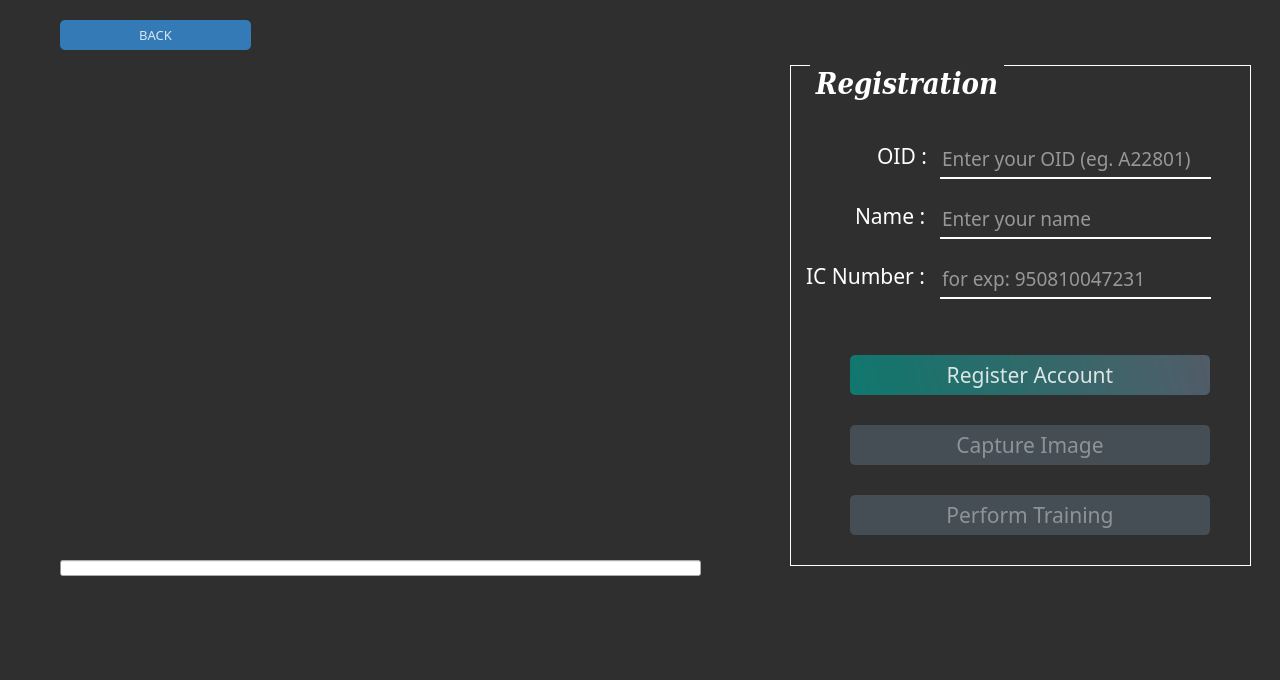
<?xml version="1.0" encoding="UTF-8"?>
<ui version="4.0">
 <class>mainDialog</class>
 <widget class="QDialog" name="mainDialog">
  <property name="geometry">
   <rect>
    <x>0</x>
    <y>0</y>
    <width>1280</width>
    <height>680</height>
   </rect>
  </property>
  <property name="minimumSize">
   <size>
    <width>1280</width>
    <height>680</height>
   </size>
  </property>
  <property name="maximumSize">
   <size>
    <width>1280</width>
    <height>680</height>
   </size>
  </property>
  <property name="windowTitle">
   <string>Face Recognition System</string>
  </property>
  <widget class="QLabel" name="videolabel">
   <property name="geometry">
    <rect>
     <x>60</x>
     <y>80</y>
     <width>640</width>
     <height>480</height>
    </rect>
   </property>
   <property name="maximumSize">
    <size>
     <width>1980</width>
     <height>1080</height>
    </size>
   </property>
   <property name="text">
    <string/>
   </property>
   <property name="scaledContents">
    <bool>false</bool>
   </property>
  </widget>
  <widget class="QGroupBox" name="groupBox">
   <property name="geometry">
    <rect>
     <x>790</x>
     <y>65</y>
     <width>461</width>
     <height>501</height>
    </rect>
   </property>
   <property name="font">
    <font>
     <family>DejaVu Serif Condensed</family>
     <pointsize>22</pointsize>
     <weight>75</weight>
     <italic>true</italic>
     <bold>true</bold>
    </font>
   </property>
   <property name="styleSheet">
    <string notr="true">QGroupBox{
/* font: 63 16pt &quot;Segoe UI Semibold&quot;; */
color: rgb(255, 255, 255);
border-width: 1px;
border-style: solid;
border-color: rgb(255,255,255);
margin-top: 2.5ex
}

QGroupBox::title{
color: rgb(255, 255, 255);
subcontrol-origin: margin;
subcontrol-position: top left;
left: 20px;    
margin-left: 0px;
padding: 1px;
position: relative;
}
</string>
   </property>
   <property name="title">
    <string>Registration</string>
   </property>
   <widget class="QLabel" name="label_7">
    <property name="geometry">
     <rect>
      <x>65</x>
      <y>140</y>
      <width>81</width>
      <height>21</height>
     </rect>
    </property>
    <property name="maximumSize">
     <size>
      <width>155</width>
      <height>16777215</height>
     </size>
    </property>
    <property name="font">
     <font>
      <family>Segoe UI Semibold</family>
      <pointsize>16</pointsize>
      <weight>50</weight>
      <italic>false</italic>
      <bold>false</bold>
     </font>
    </property>
    <property name="styleSheet">
     <string notr="true">color: rgb(255, 255, 255);
/* font: 63 16pt &quot;Segoe UI Semibold&quot;; */</string>
    </property>
    <property name="text">
     <string>Name :</string>
    </property>
   </widget>
   <widget class="QPushButton" name="RegButton">
    <property name="geometry">
     <rect>
      <x>60</x>
      <y>290</y>
      <width>360</width>
      <height>40</height>
     </rect>
    </property>
    <property name="font">
     <font>
      <family>Segoe UI Semibold</family>
      <pointsize>16</pointsize>
      <weight>50</weight>
      <italic>false</italic>
      <bold>false</bold>
     </font>
    </property>
    <property name="cursor">
     <cursorShape>PointingHandCursor</cursorShape>
    </property>
    <property name="styleSheet">
     <string notr="true">QPushButton#RegButton{
background-color: qlineargradient(spread:pad, x1:0, y1:0.505682, x2:1, y2:0.477, stop:0 rgba(11, 131, 120, 219), stop:1 rgba(85, 98, 112, 226));
color:rgba(255, 255, 255, 210);
border-radius:5px;
/* font: 63 16pt &quot;Segoe UI Semibold&quot;; */
}

QPushButton#RegButton:hover{
background-color: qlineargradient(spread:pad, x1:0, y1:0.505682, x2:1, y2:0.477, stop:0 rgba(150, 123, 111, 219), stop:1 rgba(85, 81, 84, 226));
}

QPushButton#RegButton:pressed{
padding-left:5px;
padding-top:5px;
background-color:rgba(150, 123, 111, 255);
}

QPushButton#RegButton:disabled{
background-color: rgba(85, 98, 112, 150);
color:rgba(255, 255, 255, 100);
}</string>
    </property>
    <property name="text">
     <string>Register Account</string>
    </property>
   </widget>
   <widget class="QPushButton" name="CaptureButton">
    <property name="enabled">
     <bool>false</bool>
    </property>
    <property name="geometry">
     <rect>
      <x>60</x>
      <y>360</y>
      <width>360</width>
      <height>40</height>
     </rect>
    </property>
    <property name="font">
     <font>
      <family>Segoe UI Semibold</family>
      <pointsize>16</pointsize>
      <weight>50</weight>
      <italic>false</italic>
      <bold>false</bold>
     </font>
    </property>
    <property name="cursor">
     <cursorShape>PointingHandCursor</cursorShape>
    </property>
    <property name="styleSheet">
     <string notr="true">QPushButton#CaptureButton{
background-color: qlineargradient(spread:pad, x1:0, y1:0.505682, x2:1, y2:0.477, stop:0 rgba(11, 131, 120, 219), stop:1 rgba(85, 98, 112, 226));
color:rgba(255, 255, 255, 210);
border-radius:5px;
/* font: 63 16pt &quot;Segoe UI Semibold&quot;; */
}

QPushButton#CaptureButton:hover{
background-color: qlineargradient(spread:pad, x1:0, y1:0.505682, x2:1, y2:0.477, stop:0 rgba(150, 123, 111, 219), stop:1 rgba(85, 81, 84, 226));
}

QPushButton#CaptureButton:pressed{
padding-left:5px;
padding-top:5px;
background-color:rgba(150, 123, 111, 255);
}

QPushButton#CaptureButton:disabled{
background-color: rgba(85, 98, 112, 150);
color:rgba(255, 255, 255, 100);
}</string>
    </property>
    <property name="text">
     <string>Capture Image</string>
    </property>
   </widget>
   <widget class="QPushButton" name="TrainButton">
    <property name="enabled">
     <bool>false</bool>
    </property>
    <property name="geometry">
     <rect>
      <x>60</x>
      <y>430</y>
      <width>360</width>
      <height>40</height>
     </rect>
    </property>
    <property name="font">
     <font>
      <family>Segoe UI Semibold</family>
      <pointsize>16</pointsize>
      <weight>50</weight>
      <italic>false</italic>
      <bold>false</bold>
     </font>
    </property>
    <property name="cursor">
     <cursorShape>PointingHandCursor</cursorShape>
    </property>
    <property name="styleSheet">
     <string notr="true">QPushButton#TrainButton{
background-color: qlineargradient(spread:pad, x1:0, y1:0.505682, x2:1, y2:0.477, stop:0 rgba(11, 131, 120, 219), stop:1 rgba(85, 98, 112, 226));
color:rgba(255, 255, 255, 210);
border-radius:5px;
/* font: 63 16pt &quot;Segoe UI Semibold&quot;; */
}

QPushButton#TrainButton:hover{
background-color: qlineargradient(spread:pad, x1:0, y1:0.505682, x2:1, y2:0.477, stop:0 rgba(150, 123, 111, 219), stop:1 rgba(85, 81, 84, 226));
}

QPushButton#TrainButton:pressed{
padding-left:5px;
padding-top:5px;
background-color:rgba(150, 123, 111, 255);
}
QPushButton#TrainButton:disabled{
background-color: rgba(85, 98, 112, 150);
color:rgba(255, 255, 255, 100);
}</string>
    </property>
    <property name="text">
     <string>Perform Training</string>
    </property>
   </widget>
   <widget class="QLabel" name="label_6">
    <property name="geometry">
     <rect>
      <x>87</x>
      <y>80</y>
      <width>51</width>
      <height>21</height>
     </rect>
    </property>
    <property name="maximumSize">
     <size>
      <width>155</width>
      <height>16777215</height>
     </size>
    </property>
    <property name="font">
     <font>
      <family>Segoe UI Semibold</family>
      <pointsize>16</pointsize>
      <weight>50</weight>
      <italic>false</italic>
      <bold>false</bold>
     </font>
    </property>
    <property name="styleSheet">
     <string notr="true">/* font: 63 16pt &quot;Segoe UI Semibold&quot;; */
color: rgb(255, 255, 255);
</string>
    </property>
    <property name="text">
     <string>OID :</string>
    </property>
   </widget>
   <widget class="QLineEdit" name="userID">
    <property name="geometry">
     <rect>
      <x>150</x>
      <y>80</y>
      <width>271</width>
      <height>34</height>
     </rect>
    </property>
    <property name="font">
     <font>
      <family>Segoe UI Semibold</family>
      <pointsize>14</pointsize>
      <weight>50</weight>
      <italic>false</italic>
      <bold>false</bold>
     </font>
    </property>
    <property name="styleSheet">
     <string notr="true">QLineEdit{
background-color:rgba(0, 0, 0, 0);
border:none;
border-bottom:2px solid rgba(255,255,255,1);
color:rgba(255,255,255,1);
padding-bottom:5px;
/* font: 63 16pt &quot;Segoe UI Semibold&quot;; */
}

QLineEdit:focus{
border-color:#00E7F2 ;
}</string>
    </property>
    <property name="placeholderText">
     <string>Enter your OID (eg. A22801)</string>
    </property>
   </widget>
   <widget class="QLineEdit" name="userName">
    <property name="geometry">
     <rect>
      <x>150</x>
      <y>140</y>
      <width>271</width>
      <height>34</height>
     </rect>
    </property>
    <property name="font">
     <font>
      <family>Segoe UI Semibold</family>
      <pointsize>14</pointsize>
      <weight>50</weight>
      <italic>false</italic>
      <bold>false</bold>
     </font>
    </property>
    <property name="styleSheet">
     <string notr="true">QLineEdit{
background-color:rgba(0, 0, 0, 0);
border:none;
border-bottom:2px solid rgba(255,255,255,1);
color:rgba(255,255,255,1);
padding-bottom:5px;
/* font: 63 16pt &quot;Segoe UI Semibold&quot;; */
}

QLineEdit:focus{
border-color:#00E7F2 ;
}</string>
    </property>
    <property name="placeholderText">
     <string>Enter your name</string>
    </property>
   </widget>
   <widget class="QLineEdit" name="userIC">
    <property name="geometry">
     <rect>
      <x>150</x>
      <y>200</y>
      <width>271</width>
      <height>34</height>
     </rect>
    </property>
    <property name="font">
     <font>
      <family>Segoe UI Semibold</family>
      <pointsize>14</pointsize>
      <weight>50</weight>
      <italic>false</italic>
      <bold>false</bold>
     </font>
    </property>
    <property name="styleSheet">
     <string notr="true">QLineEdit{
background-color:rgba(0, 0, 0, 0);
border:none;
border-bottom:2px solid rgba(255,255,255,1);
color:rgba(255,255,255,1);
padding-bottom:5px;
/* font: 63 16pt &quot;Segoe UI Semibold&quot;; */
}

QLineEdit:focus{
border-color:#00E7F2 ;
}</string>
    </property>
    <property name="placeholderText">
     <string>for exp: 950810047231</string>
    </property>
   </widget>
   <widget class="QLabel" name="label_5">
    <property name="geometry">
     <rect>
      <x>16</x>
      <y>200</y>
      <width>131</width>
      <height>21</height>
     </rect>
    </property>
    <property name="maximumSize">
     <size>
      <width>155</width>
      <height>16777215</height>
     </size>
    </property>
    <property name="font">
     <font>
      <family>Segoe UI Semibold</family>
      <pointsize>16</pointsize>
      <weight>50</weight>
      <italic>false</italic>
      <bold>false</bold>
     </font>
    </property>
    <property name="styleSheet">
     <string notr="true">color: rgb(255, 255, 255);
/* font: 63 16pt &quot;Segoe UI Semibold&quot;; */</string>
    </property>
    <property name="text">
     <string>IC Number :</string>
    </property>
   </widget>
  </widget>
  <widget class="QLabel" name="messlabel">
   <property name="geometry">
    <rect>
     <x>60</x>
     <y>590</y>
     <width>1161</width>
     <height>71</height>
    </rect>
   </property>
   <property name="font">
    <font>
     <family>Segoe UI Semibold</family>
     <pointsize>20</pointsize>
     <weight>7</weight>
     <italic>false</italic>
     <bold>false</bold>
    </font>
   </property>
   <property name="styleSheet">
    <string notr="true">color: rgb(255, 255, 255);
font: 63 20pt &quot;Segoe UI Semibold&quot;; 
/* font: 63 16pt &quot;Segoe UI Semibold&quot;; */</string>
   </property>
   <property name="text">
    <string/>
   </property>
   <property name="alignment">
    <set>Qt::AlignCenter</set>
   </property>
  </widget>
  <widget class="QPushButton" name="BackButton">
   <property name="geometry">
    <rect>
     <x>60</x>
     <y>20</y>
     <width>191</width>
     <height>30</height>
    </rect>
   </property>
   <property name="font">
    <font>
     <family>Segoe UI Semibold</family>
     <pointsize>10</pointsize>
     <weight>50</weight>
     <italic>false</italic>
     <bold>false</bold>
    </font>
   </property>
   <property name="cursor">
    <cursorShape>PointingHandCursor</cursorShape>
   </property>
   <property name="styleSheet">
    <string notr="true">QPushButton#BackButton{
background-color: qlineargradient(spread:pad, x1:0, y1:0.505682, x2:1, y2:0.477, stop:0 rgba(51, 122, 183, 1), stop:1 rgba(51, 122, 183, 1));
color:rgba(255, 255, 255, 210);
border-radius:5px;
}

QPushButton#BackButton:hover{
background-color: qlineargradient(spread:pad, x1:0, y1:0.505682, x2:1, y2:0.477, stop:0 rgba(150, 123, 111, 219), stop:1 rgba(85, 81, 84, 226));
}

QPushButton#BackButton:pressed{
padding-left:5px;
padding-top:5px;
background-color:rgba(150, 123, 111, 255);
}

QPushButton#BackButton:disabled{
background-color: rgba(51, 122, 183, 180);
color:rgba(255, 255, 255, 180);
}</string>
   </property>
   <property name="text">
    <string>BACK</string>
   </property>
  </widget>
  <widget class="QProgressBar" name="progressBar">
   <property name="geometry">
    <rect>
     <x>60</x>
     <y>560</y>
     <width>641</width>
     <height>16</height>
    </rect>
   </property>
   <property name="font">
    <font>
     <kerning>true</kerning>
    </font>
   </property>
   <property name="styleSheet">
    <string notr="true">QProgressBar{
	boarder-radius: 10px;
	
}</string>
   </property>
   <property name="maximum">
    <number>1</number>
   </property>
   <property name="value">
    <number>0</number>
   </property>
   <property name="textVisible">
    <bool>false</bool>
   </property>
  </widget>
  <widget class="QLabel" name="label">
   <property name="geometry">
    <rect>
     <x>0</x>
     <y>0</y>
     <width>1280</width>
     <height>680</height>
    </rect>
   </property>
   <property name="text">
    <string/>
   </property>
   <property name="pixmap">
    <pixmap>../images/mainBackground.png</pixmap>
   </property>
   <property name="scaledContents">
    <bool>true</bool>
   </property>
  </widget>
  <widget class="QLabel" name="label_4">
   <property name="geometry">
    <rect>
     <x>0</x>
     <y>0</y>
     <width>1280</width>
     <height>680</height>
    </rect>
   </property>
   <property name="styleSheet">
    <string notr="true">background-color: qlineargradient(spread:pad, x1:1, y1:1, x2:1, y2:1, stop:1 rgba(0, 0, 0, 205));</string>
   </property>
   <property name="text">
    <string/>
   </property>
  </widget>
  <zorder>label</zorder>
  <zorder>label_4</zorder>
  <zorder>videolabel</zorder>
  <zorder>groupBox</zorder>
  <zorder>messlabel</zorder>
  <zorder>BackButton</zorder>
  <zorder>progressBar</zorder>
 </widget>
 <resources/>
 <connections/>
</ui>
